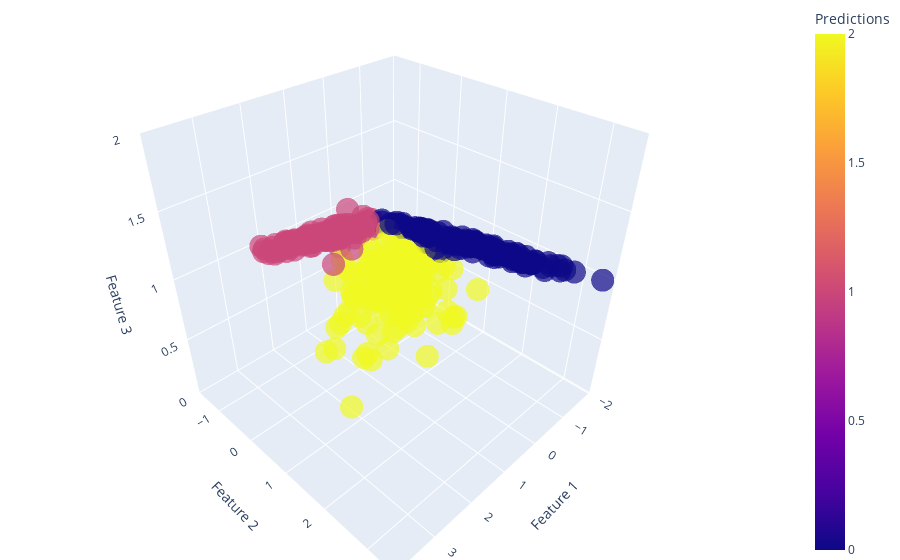

The code cell stored with this chart in its notebook:
### Code cell
import plotly.express as px
import pandas as pd

X = np.concatenate([X_train, X_val, X_test])
y = np.concatenate([Y_train, Y_val, Y_test])
y_pred = model.predict(X)
df = pd.DataFrame({
    'Feature 1': X[:, 0], 'Feature 2': X[:, 1], 'Feature 3': X[:, 2], 
    'Predictions': y_pred, 'Truth': y.reshape(-1), 'Correct': y_pred == y.reshape(-1)})
df.head()
fig = px.scatter_3d(df, x='Feature 1', y='Feature 2', z='Feature 3',
                    color='Predictions', opacity=0.7)

# tight layout
fig.update_layout(margin=dict(l=0, r=0, b=0, t=0))

### Figure 1 — Plotly figure (JSON) as saved in the notebook; plotly's stock layout.template omitted (floating-point values rounded to 4 significant figures; data arrays with more than 128 entries replaced by an {"elided": "..."} marker saying what was removed)
{"data": [{"hovertemplate": "Feature 1=%{x}<br>Feature 2=%{y}<br>Feature 3=%{z}<br>Predictions=%{marker.color}<extra></extra>", "legendgroup": "", "marker": {"color": {"elided": "450 int values"}, "coloraxis": "coloraxis", "opacity": 0.7, "symbol": "circle"}, "mode": "markers", "name": "", "scene": "scene", "showlegend": false, "type": "scatter3d", "x": {"elided": "450 float values"}, "y": {"elided": "450 float values"}, "z": {"elided": "450 int values"}}], "layout": {"coloraxis": {"colorbar": {"title": {"text": "Predictions"}}, "colorscale": [[0, "#0d0887"], [0.1111, "#46039f"], [0.2222, "#7201a8"], [0.3333, "#9c179e"], [0.4444, "#bd3786"], [0.5556, "#d8576b"], [0.6667, "#ed7953"], [0.7778, "#fb9f3a"], [0.8889, "#fdca26"], [1, "#f0f921"]]}, "legend": {"tracegroupgap": 0}, "margin": {"b": 0, "l": 0, "r": 0, "t": 0}, "scene": {"domain": {"x": [0, 1], "y": [0, 1]}, "xaxis": {"title": {"text": "Feature 1"}}, "yaxis": {"title": {"text": "Feature 2"}}, "zaxis": {"title": {"text": "Feature 3"}}}}}
